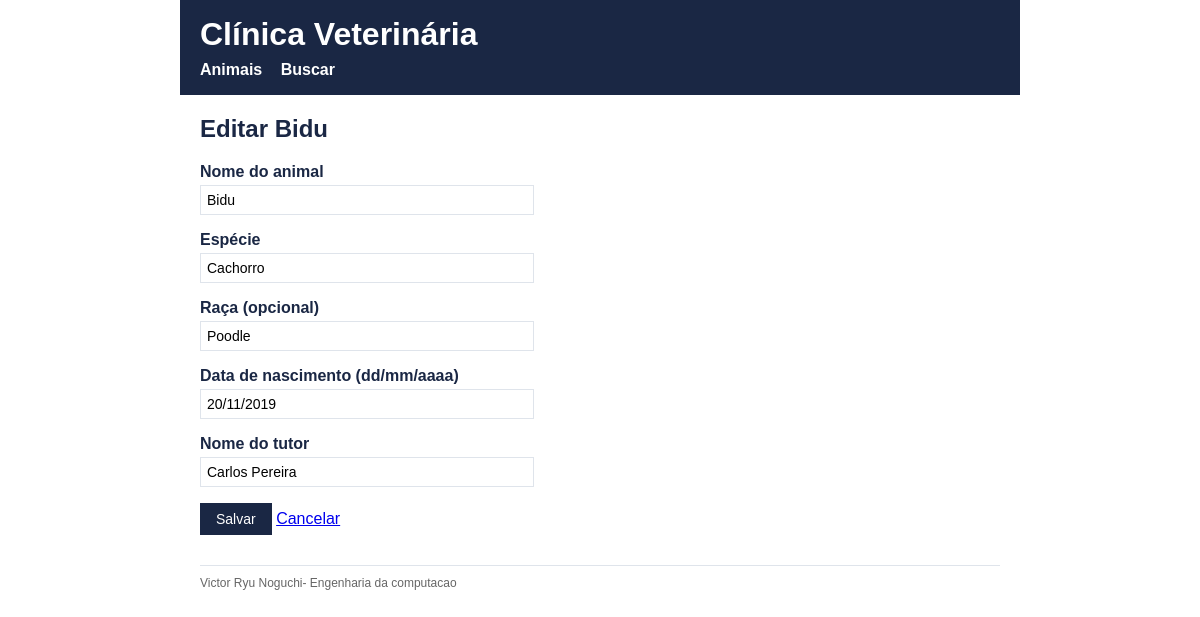
Page /animal/6/editar on the committed database.
### tables this page shows
CREATE TABLE animais (
            id              INTEGER PRIMARY KEY AUTOINCREMENT,
            nome            TEXT    NOT NULL,
            especie         TEXT    NOT NULL,
            raca            TEXT,
            data_nascimento TEXT    NOT NULL,
            tutor_nome      TEXT    NOT NULL,
            UNIQUE (nome, tutor_nome)
        );

### veterinaria/app.py (the view, shortened to what this page needs)
@app.route("/animal/<int:id_animal>/editar", methods=["GET", "POST"])
def editar(id_animal):
    conn = conectar_banco()
    animal = buscar_animal(conn, id_animal)
    if animal is None:
        conn.close()
        return render_template("erro.html",
                               mensagem=f"Nao existe animal com id {id_animal}."), 404
    if request.method == "GET":
        conn.close()
        return render_template("form_animal.html", titulo=f"Editar {animal['nome']}",
                               dados=dict(animal), erros={},
                               acao=url_for("editar", id_animal=id_animal))

### veterinaria/banco.py (called while the page is built)
def buscar_animal(conn, id_animal):
    return conn.execute('SELECT * FROM animais WHERE id = ?',
                        (id_animal,)).fetchone()

### veterinaria/templates/form_animal.html (shortened to what this page needs)
{% extends "base.html" %}
{% block conteudo %}
  <h2>{{ titulo }}</h2>
  <form method="post" action="{{ acao }}">
    <p>
      <label for="nome">Nome do animal</label>
      <input type="text" id="nome" name="nome" value="{{ dados.get('nome', '') }}">
    </p>
    <p>
      <label for="especie">Espécie</label>
      <input type="text" id="especie" name="especie" value="{{ dados.get('especie', '') }}" placeholder="Ex: cachorro, gato, ave...">
    </p>
    <p>
      <label for="raca">Raça (opcional)</label>
      <input type="text" id="raca" name="raca" value="{{ dados.get('raca', '') }}">
    </p>
    <p>
      <label for="data_nascimento">Data de nascimento (dd/mm/aaaa)</label>
      <input type="text" id="data_nascimento" name="data_nascimento" value="{{ dados.get('data_nascimento', '') }}" placeholder="09/09/2022">
    </p>
    <p>
      <label for="tutor_nome">Nome do tutor</label>
      <input type="text" id="tutor_nome" name="tutor_nome" value="{{ dados.get('tutor_nome', '') }}">
    </p>
    <p>
      <button type="submit">Salvar</button>
      <a href="{{ url_for('listar') }}">Cancelar</a>
    </p>
  </form>
{% endblock %}

### veterinaria/static/estilo.css (style rules this page uses)
body { font-family: Arial, Helvetica, sans-serif; max-width: 800px; margin: 0 auto; padding: 20px; color: #2d2d2d; }
h2, h3 { color: #1a2744; }
label { display: block; font-weight: bold; color: #1a2744; margin-bottom: 4px; }
input[type="text"] { width: 320px; padding: 6px; border: 1px solid #dfe4eb; font-size: 14px; }
button { background-color: #1a2744; color: #ffffff; border: none; padding: 8px 16px; font-size: 14px; cursor: pointer; }

### rows in the picture
animais: nome "Bidu", especie "Cachorro", raca "Poodle", data_nascimento "20/11/2019", tutor_nome "Carlos Pereira"

### other values in the picture
{{ titulo }} "Editar Bidu"
